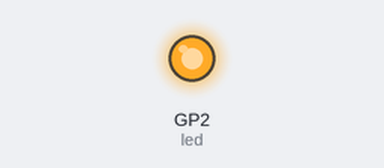
Simulated run of this program. Board: Raspberry Pi Pico running MicroPython. Shown: output pins drawn as LEDs (lit = HIGH).

Above: at 1.0 s.
At 3.0 s:
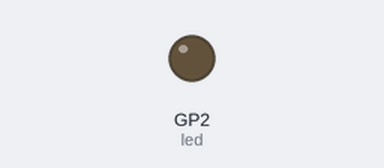
Timing chart, 0 to 5.2 s (numbered marks = the images above):
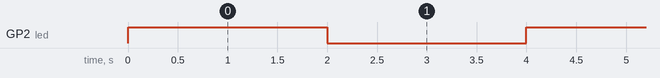

Measured:
- by itself, GP2 (led): alternates HIGH for 2.0 s and LOW for 2.0 s

The program:

encenderLedCodigoReducido.py
```python
# codigo https://www.youtube.com/watch?v=DJQgQIg_Pd0
# Este ejemplo es para aprender como encender un led

import machine
import utime

# los pines van del GP0, GP1, ... GP28
led = machine.Pin(2, machine.Pin.OUT)

# Crear un bucle por siempre, esto solo funciona si el encendido y apagado es el mismo tiempo
while True:
    led.toggle()
    utime.sleep(2)
    
```
